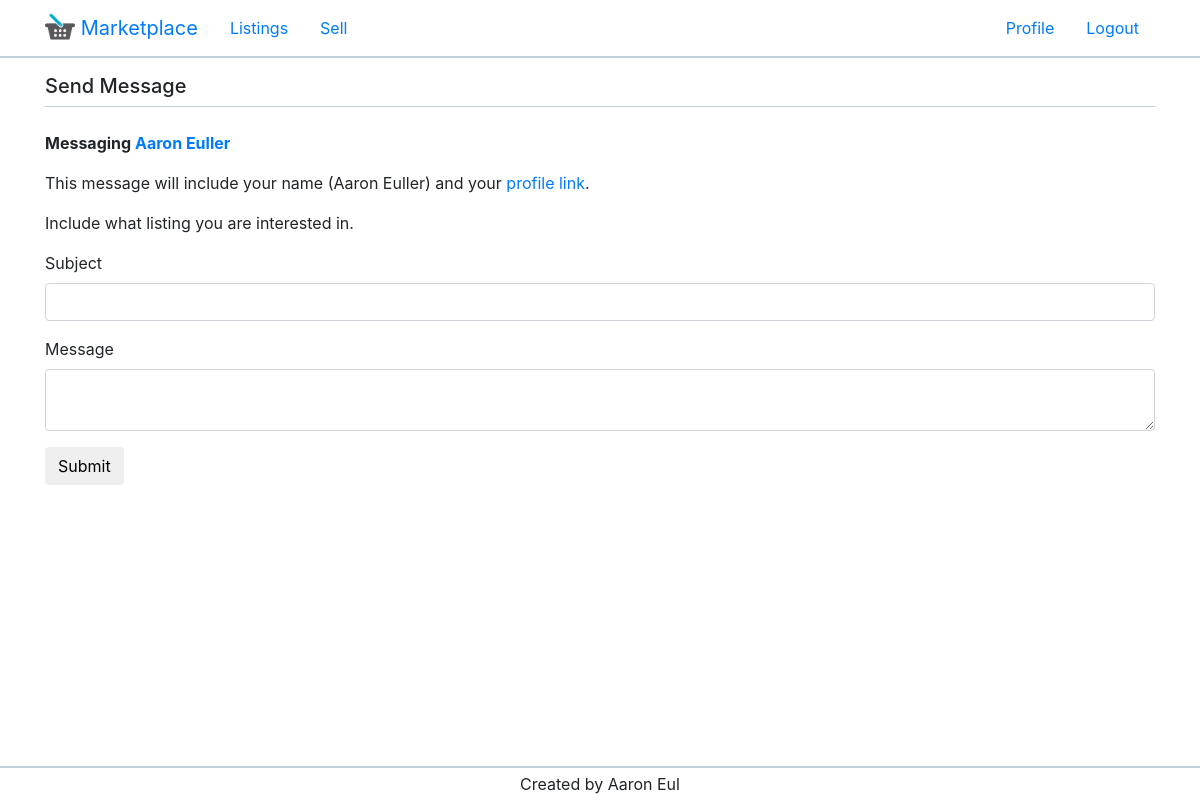
/message/1 (signed in), run on an earlier commit of the app's database.
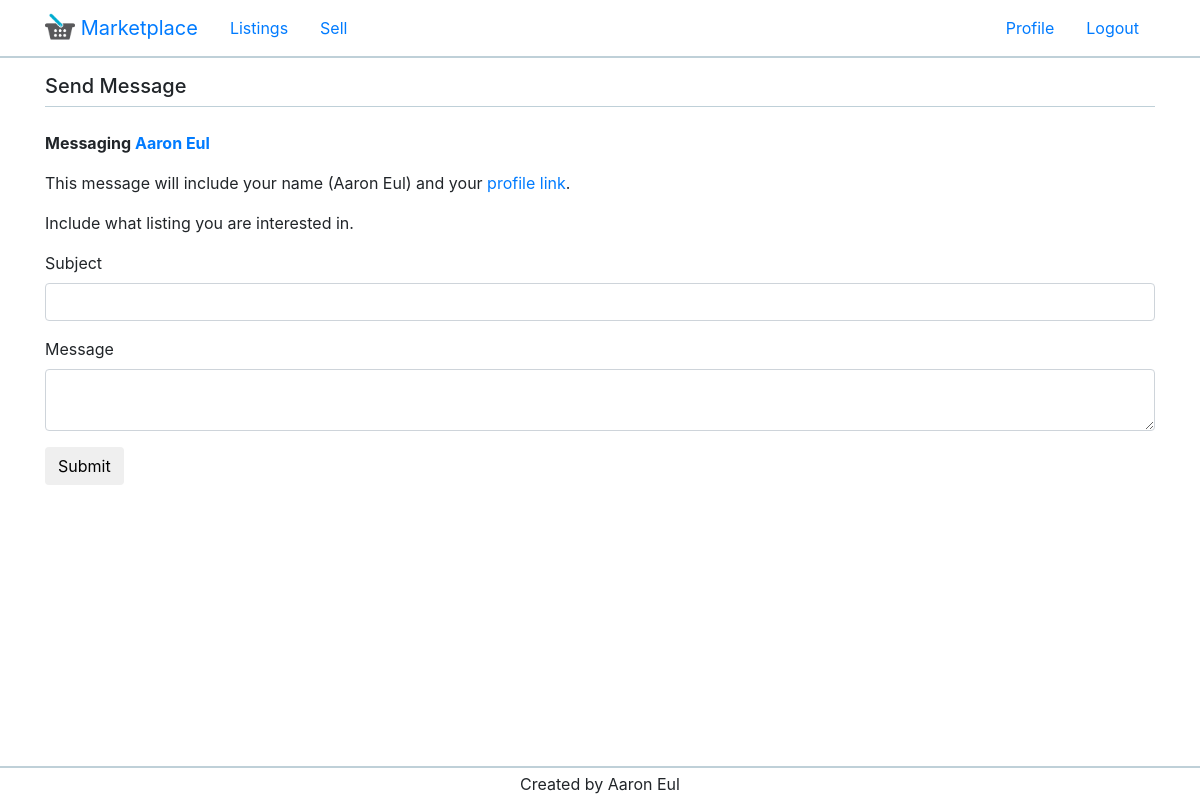
And on a later commit of the database.
### app/models.py (models this page shows, shortened)
class User(UserMixin, db.Model):
    id = db.Column(db.Integer, primary_key=True)
    name = db.Column(db.String(30))
    email = db.Column(db.String(120), index=True, unique=True)
    password_hash = db.Column(db.String(128))
    listings = db.relationship('Listing', backref='author', lazy='dynamic')
    last_seen = db.Column(db.DateTime, default=datetime.utcnow)

### app/routes.py (the view)
@app.route('/message/<id>')
@login_required
def message(id):
    _user = User.query.filter_by(id=id).first_or_404()
    form = MessageForm()
    if form.validate_on_submit():
        subject = 'test subject'
        recipient = 'honesa6392@topmail2.com'
        send_email(subject, 'flasktestemail120@gmail.com', [recipient], 'test1', 'test2')
        flash('Message sent')
        return redirect(url_for('index'))
    return render_template('message.html', title='Send Message', form=form, user=_user, current_user=current_user)

### app/forms.py
class MessageForm(FlaskForm):
    subject = StringField('Subject', validators=[DataRequired(), Length(min=1, max=140)])
    body = TextAreaField('Message', validators=[DataRequired(), Length(min=1, max=1000)])
    submit = SubmitField('Submit')

### app/models.py (called while the page is built)
@login.user_loader
def load_user(id):
    return User.query.get(int(id))

### app/routes.py (called while the page is built)
@app.before_request
def before_request():
    if current_user.is_authenticated:
        current_user.last_seen = datetime.utcnow()
        db.session.commit()

### app/templates/message.html
{% extends "base.html" %}
{% import 'bootstrap/wtf.html' as wtf %}
{% block app_content %}
    <p><b>Messaging <a href="{{ url_for('user', id=user.id) }}">{{ user.name }}</a></b></p>
    <p>This message will include your name ({{ current_user.name }}) and your <a href="{{ url_for('user', id=current_user.id) }}">profile link</a>.</p>
    <p>Include what listing you are interested in.</p>
    {{ wtf.quick_form(form) }}
{% endblock %}

What changed in the data, as far as the page shows it:
changed User: name "Aaron Euller" → "Aaron Eul"
